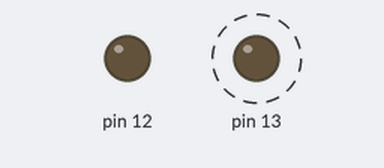
This sketch was run on a simulated Arduino Uno, built with avr-gcc and run on an emulated ATmega328P. On the bench: output pins drawn as LEDs (lit = HIGH). Dashed ring = blinking. What the sketch prints to the serial monitor is not drawn.

Above: at 0.12 s.
Timing chart, 0 to 3.0 s (numbered marks = the images above):
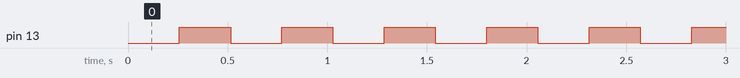

Measured:
- by itself, pin 13: alternates HIGH for 0.26 s and LOW for 0.26 s

The sketch:

millis.ino
```cpp
unsigned long curr_time = 0;
unsigned long pre_time;
int cnt = 0;
int cnt1 = 0;
int Time_cnt = 0;
void setup() {
  Serial.begin(9600);
  pinMode(13, OUTPUT);
  pinMode(12, OUTPUT);
}

void loop() {
  curr_time = millis();
  if (pre_time != curr_time){ // 1ms마다 조건 충족
    pre_time = curr_time;
    if(cnt++>=500){ // 500ms마다 조건 충족
      cnt = 0;
      Time_cnt++;
      Serial.println(Time_cnt);
      digitalWrite(13,digitalRead(13)^1); // XOR
    }
        if(cnt++>=505){ // 505ms마다 조건 충족
      cnt1 = 0;
      Time_cnt++;
      Serial.println(Time_cnt);
      digitalWrite(12,digitalRead(12)^1); // XOR

    }
  }
}
```
